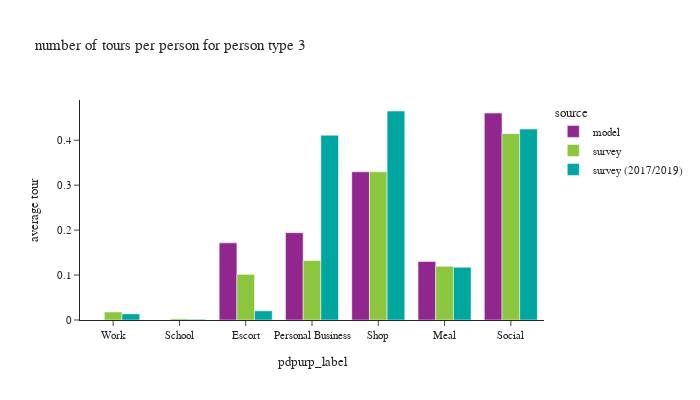

Notebook code for this chart:
### Code cell
plot_by_pptyp(df_tour, '3')

### Figure 1 — Plotly figure (JSON) as saved in the notebook; plotly's stock layout.template omitted (floating-point values rounded to 4 significant figures)
{"data": [{"alignmentgroup": "True", "hovertemplate": "source=model<br>pdpurp_label=%{x}<br>average tour=%{y}<extra></extra>", "legendgroup": "model", "marker": {"color": "#91268F", "pattern": {"shape": ""}}, "name": "model", "offsetgroup": "model", "orientation": "v", "showlegend": true, "textposition": "auto", "type": "bar", "x": ["Work", "School", "Escort", "Personal Business", "Shop", "Meal", "Social"], "xaxis": "x", "y": [0.0, 0.0, 0.1716, 0.1942, 0.3297, 0.1301, 0.4604], "yaxis": "y"}, {"alignmentgroup": "True", "hovertemplate": "source=survey<br>pdpurp_label=%{x}<br>average tour=%{y}<extra></extra>", "legendgroup": "survey", "marker": {"color": "#8CC63E", "pattern": {"shape": ""}}, "name": "survey", "offsetgroup": "survey", "orientation": "v", "showlegend": true, "textposition": "auto", "type": "bar", "x": ["Work", "School", "Escort", "Personal Business", "Shop", "Meal", "Social"], "xaxis": "x", "y": [0.01787, 0.002631, 0.1015, 0.1322, 0.3297, 0.1194, 0.4146], "yaxis": "y"}, {"alignmentgroup": "True", "hovertemplate": "source=survey (2017/2019)<br>pdpurp_label=%{x}<br>average tour=%{y}<extra></extra>", "legendgroup": "survey (2017/2019)", "marker": {"color": "#00A7A0", "pattern": {"shape": ""}}, "name": "survey (2017/2019)", "offsetgroup": "survey (2017/2019)", "orientation": "v", "showlegend": true, "textposition": "auto", "type": "bar", "x": ["Work", "School", "Escort", "Personal Business", "Shop", "Meal", "Social"], "xaxis": "x", "y": [0.01375, 0.001582, 0.02035, 0.4111, 0.465, 0.1173, 0.4249], "yaxis": "y"}], "layout": {"barmode": "group", "font": {"size": 11}, "height": 400, "legend": {"title": {"text": "source"}, "tracegroupgap": 0}, "title": {"text": "number of tours per person for person type 3"}, "width": 700, "xaxis": {"anchor": "y", "domain": [0.0, 1.0], "title": {"text": "pdpurp_label"}}, "yaxis": {"anchor": "x", "domain": [0.0, 1.0], "tickformat": ".2", "title": {"text": "average tour"}}}}
